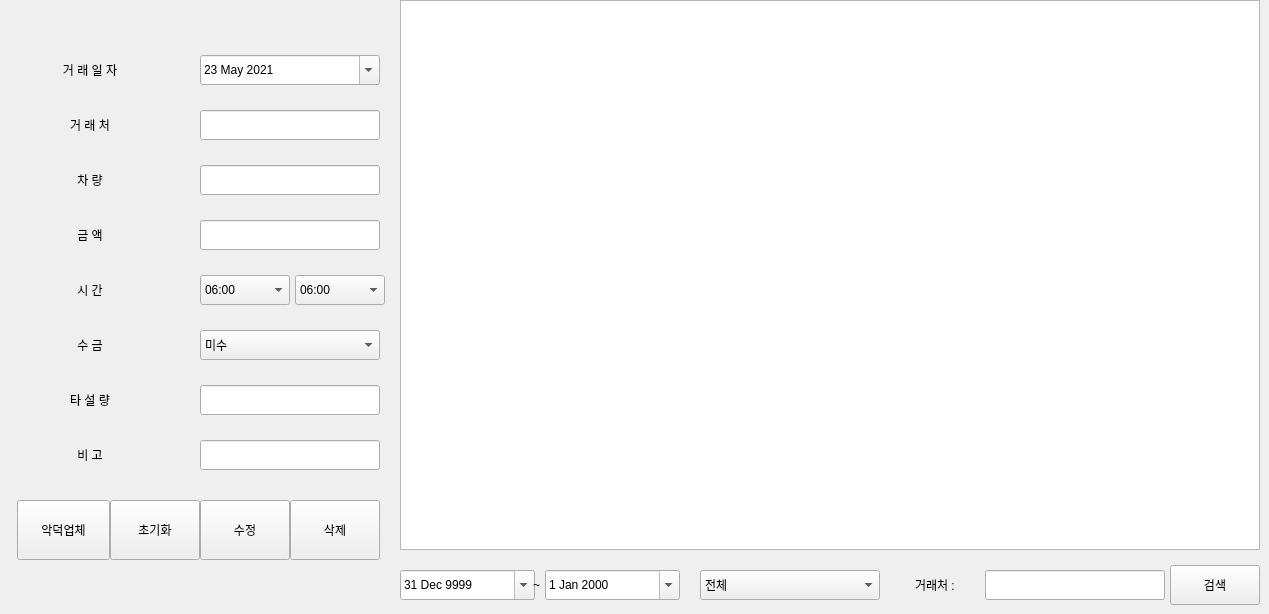
    <widget class="QWidget" name="tab2ModifyData">
     <attribute name="title">
      <string>자료 수정 및 삭제</string>
     </attribute>
     <widget class="QLabel" name="labelCompanyTab2">
      <property name="geometry">
       <rect>
        <x>30</x>
        <y>110</y>
        <width>120</width>
        <height>30</height>
       </rect>
      </property>
      <property name="text">
       <string>거 래 처</string>
      </property>
      <property name="alignment">
       <set>Qt::AlignCenter</set>
      </property>
      <property name="wordWrap">
       <bool>true</bool>
      </property>
     </widget>
     <widget class="QLabel" name="labelAmountTab2">
      <property name="geometry">
       <rect>
        <x>30</x>
        <y>385</y>
        <width>120</width>
        <height>30</height>
       </rect>
      </property>
      <property name="text">
       <string>타 설 량</string>
      </property>
      <property name="alignment">
       <set>Qt::AlignCenter</set>
      </property>
     </widget>
     <widget class="QLabel" name="labelCollectTab2">
      <property name="geometry">
       <rect>
        <x>30</x>
        <y>330</y>
        <width>120</width>
        <height>30</height>
       </rect>
      </property>
      <property name="text">
       <string>수 금</string>
      </property>
      <property name="alignment">
       <set>Qt::AlignCenter</set>
      </property>
     </widget>
     <widget class="QLabel" name="labelPriceTab2">
      <property name="geometry">
       <rect>
        <x>30</x>
        <y>220</y>
        <width>120</width>
        <height>30</height>
       </rect>
      </property>
      <property name="text">
       <string>금 액</string>
      </property>
      <property name="alignment">
       <set>Qt::AlignCenter</set>
      </property>
     </widget>
     <widget class="QPushButton" name="buttonBlackTab2">
      <property name="geometry">
       <rect>
        <x>17</x>
        <y>500</y>
        <width>93</width>
        <height>60</height>
       </rect>
      </property>
      <property name="text">
       <string>악덕업체</string>
      </property>
      <property name="autoDefault">
       <bool>false</bool>
      </property>
      <property name="default">
       <bool>false</bool>
      </property>
      <property name="flat">
       <bool>false</bool>
      </property>
     </widget>
     <widget class="QLabel" name="labelCarTab2">
      <property name="geometry">
       <rect>
        <x>30</x>
        <y>165</y>
        <width>120</width>
        <height>30</height>
       </rect>
      </property>
      <property name="text">
       <string>차 량</string>
      </property>
      <property name="alignment">
       <set>Qt::AlignCenter</set>
      </property>
     </widget>
     <widget class="QLabel" name="labelTimeTab2">
      <property name="geometry">
       <rect>
        <x>30</x>
        <y>275</y>
        <width>120</width>
        <height>30</height>
       </rect>
      </property>
      <property name="text">
       <string>시 간</string>
      </property>
      <property name="alignment">
       <set>Qt::AlignCenter</set>
      </property>
     </widget>
     <widget class="QLineEdit" name="inputCarTab2">
      <property name="geometry">
       <rect>
        <x>200</x>
        <y>165</y>
        <width>180</width>
        <height>30</height>
       </rect>
      </property>
     </widget>
     <widget class="QPushButton" name="buttonModifyTab2">
      <property name="geometry">
       <rect>
        <x>200</x>
        <y>500</y>
        <width>90</width>
        <height>60</height>
       </rect>
      </property>
      <property name="text">
       <string>수정</string>
      </property>
     </widget>
     <widget class="QLineEdit" name="inputCompanyTab2">
      <property name="geometry">
       <rect>
        <x>200</x>
        <y>110</y>
        <width>180</width>
        <height>30</height>
       </rect>
      </property>
     </widget>
     <widget class="QComboBox" name="inputCollectTab2">
      <property name="geometry">
       <rect>
        <x>200</x>
        <y>330</y>
        <width>180</width>
        <height>30</height>
       </rect>
      </property>
      <item>
       <property name="text">
        <string>미수</string>
       </property>
      </item>
      <item>
       <property name="text">
        <string>수금</string>
       </property>
      </item>
     </widget>
     <widget class="QLineEdit" name="inputRemarkTab2">
      <property name="geometry">
       <rect>
        <x>200</x>
        <y>440</y>
        <width>180</width>
        <height>30</height>
       </rect>
      </property>
     </widget>
     <widget class="QTableView" name="tableDataTab2">
      <property name="geometry">
       <rect>
        <x>400</x>
        <y>0</y>
        <width>860</width>
        <height>550</height>
       </rect>
      </property>
      <property name="editTriggers">
       <set>QAbstractItemView::NoEditTriggers</set>
      </property>
     </widget>
     <widget class="QLabel" name="labelRemarkTab2">
      <property name="geometry">
       <rect>
        <x>30</x>
        <y>440</y>
        <width>120</width>
        <height>30</height>
       </rect>
      </property>
      <property name="text">
       <string>비 고</string>
      </property>
      <property name="alignment">
       <set>Qt::AlignCenter</set>
      </property>
     </widget>
     <widget class="QLineEdit" name="inputAmountTab2">
      <property name="geometry">
       <rect>
        <x>200</x>
        <y>385</y>
        <width>180</width>
        <height>30</height>
       </rect>
      </property>
     </widget>
     <widget class="QLineEdit" name="inputPriceTab2">
      <property name="geometry">
       <rect>
        <x>200</x>
        <y>220</y>
        <width>180</width>
        <height>30</height>
       </rect>
      </property>
     </widget>
     <widget class="QLabel" name="labelDateTab2">
      <property name="geometry">
       <rect>
        <x>30</x>
        <y>55</y>
        <width>120</width>
        <height>30</height>
       </rect>
      </property>
      <property name="text">
       <string>거 래 일 자</string>
      </property>
      <property name="alignment">
       <set>Qt::AlignCenter</set>
      </property>
     </widget>
     <widget class="QDateEdit" name="inputDateTab2">
      <property name="geometry">
       <rect>
        <x>200</x>
        <y>55</y>
        <width>180</width>
        <height>30</height>
       </rect>
      </property>
      <property name="dateTime">
       <datetime>
        <hour>0</hour>
        <minute>0</minute>
        <second>0</second>
        <year>2021</year>
        <month>5</month>
        <day>23</day>
       </datetime>
      </property>
      <property name="calendarPopup">
       <bool>true</bool>
      </property>
     </widget>
     <widget class="QPushButton" name="buttonResetTab2">
      <property name="geometry">
       <rect>
        <x>110</x>
        <y>500</y>
        <width>90</width>
        <height>60</height>
       </rect>
      </property>
      <property name="text">
       <string>초기화</string>
      </property>
      <property name="autoDefault">
       <bool>false</bool>
      </property>
      <property name="default">
       <bool>false</bool>
      </property>
      <property name="flat">
       <bool>false</bool>
      </property>
     </widget>
     <widget class="QPushButton" name="buttonDeleteTab2">
      <property name="geometry">
       <rect>
        <x>290</x>
        <y>500</y>
        <width>90</width>
        <height>60</height>
       </rect>
      </property>
      <property name="text">
       <string>삭제</string>
      </property>
      <property name="autoDefault">
       <bool>false</bool>
      </property>
      <property name="default">
       <bool>false</bool>
      </property>
      <property name="flat">
       <bool>false</bool>
      </property>
     </widget>
     <widget class="QDateEdit" name="inputSearchDateStartTab2">
      <property name="geometry">
       <rect>
        <x>400</x>
        <y>570</y>
        <width>135</width>
        <height>30</height>
       </rect>
      </property>
      <property name="dateTime">
       <datetime>
        <hour>0</hour>
        <minute>0</minute>
        <second>0</second>
        <year>9999</year>
        <month>12</month>
        <day>31</day>
       </datetime>
      </property>
      <property name="calendarPopup">
       <bool>true</bool>
      </property>
     </widget>
     <widget class="QDateEdit" name="inputSearchDateEndTab2">
      <property name="geometry">
       <rect>
        <x>545</x>
        <y>570</y>
        <width>135</width>
        <height>30</height>
       </rect>
      </property>
      <property name="calendarPopup">
       <bool>true</bool>
      </property>
     </widget>
     <widget class="QComboBox" name="inputSearchCollectTab2">
      <property name="geometry">
       <rect>
        <x>700</x>
        <y>570</y>
        <width>180</width>
        <height>30</height>
       </rect>
      </property>
      <item>
       <property name="text">
        <string>전체</string>
       </property>
      </item>
      <item>
       <property name="text">
        <string>미수</string>
       </property>
      </item>
      <item>
       <property name="text">
        <string>수금</string>
       </property>
      </item>
     </widget>
     <widget class="QLabel" name="labelSearchDateTab2">
      <property name="geometry">
       <rect>
        <x>533</x>
        <y>570</y>
        <width>15</width>
        <height>30</height>
       </rect>
      </property>
      <property name="text">
       <string>~</string>
      </property>
     </widget>
     <widget class="QLabel" name="labelSearchCompanyTab2">
      <property name="geometry">
       <rect>
        <x>915</x>
        <y>570</y>
        <width>70</width>
        <height>30</height>
       </rect>
      </property>
      <property name="text">
       <string>거래처 :</string>
      </property>
     </widget>
     <widget class="QLineEdit" name="inputSearchCompanyTab2">
      <property name="geometry">
       <rect>
        <x>985</x>
        <y>570</y>
        <width>180</width>
        <height>30</height>
       </rect>
      </property>
     </widget>
     <widget class="QPushButton" name="buttonSearchTab2">
      <property name="geometry">
       <rect>
        <x>1170</x>
        <y>565</y>
        <width>90</width>
        <height>40</height>
       </rect>
      </property>
      <property name="text">
       <string>검색</string>
      </property>
     </widget>
     <widget class="QComboBox" name="inputTimeEndTab2">
      <property name="geometry">
       <rect>
        <x>295</x>
        <y>275</y>
        <width>90</width>
        <height>30</height>
       </rect>
      </property>
      <item>
       <property name="text">
        <string>06:00</string>
       </property>
      </item>
      <item>
       <property name="text">
        <string>06:30</string>
       </property>
      </item>
      <item>
       <property name="text">
        <string>07:00</string>
       </property>
      </item>
      <item>
       <property name="text">
        <string>07:30</string>
       </property>
      </item>
      <item>
       <property name="text">
        <string>08:00</string>
       </property>
      </item>
      <item>
       <property name="text">
        <string>08:30</string>
       </property>
      </item>
      <item>
       <property name="text">
        <string>09:00</string>
       </property>
      </item>
      <item>
       <property name="text">
        <string>09:30</string>
       </property>
      </item>
      <item>
       <property name="text">
        <string>10:00</string>
       </property>
      </item>
      <item>
       <property name="text">
        <string>10:30</string>
       </property>
      </item>
      <item>
       <property name="text">
        <string>11:00</string>
       </property>
      </item>
      <item>
       <property name="text">
        <string>11:30</string>
       </property>
      </item>
      <item>
       <property name="text">
        <string>12:00</string>
       </property>
      </item>
      <item>
       <property name="text">
        <string>12:30</string>
       </property>
      </item>
      <item>
       <property name="text">
        <string>13:00</string>
       </property>
      </item>
      <item>
       <property name="text">
        <string>13:30</string>
       </property>
      </item>
      <item>
       <property name="text">
        <string>14:00</string>
       </property>
      </item>
      <item>
       <property name="text">
        <string>14:30</string>
       </property>
      </item>
      <item>
       <property name="text">
        <string>15:00</string>
       </property>
      </item>
      <item>
       <property name="text">
        <string>15:30</string>
       </property>
      </item>
      <item>
       <property name="text">
        <string>16:00</string>
       </property>
      </item>
      <item>
       <property name="text">
        <string>16:30</string>
       </property>
      </item>
      <item>
       <property name="text">
        <string>17:00</string>
       </property>
      </item>
      <item>
       <property name="text">
        <string>17:30</string>
       </property>
      </item>
      <item>
       <property name="text">
        <string>18:00</string>
       </property>
      </item>
      <item>
       <property name="text">
        <string>18:30</string>
       </property>
      </item>
      <item>
       <property name="text">
        <string>19:00</string>
       </property>
      </item>
      <item>
       <property name="text">
        <string>19:30</string>
       </property>
      </item>
      <item>
       <property name="text">
        <string>20:00</string>
       </property>
      </item>
      <item>
       <property name="text">
        <string>20:30</string>
       </property>
      </item>
      <item>
       <property name="text">
        <string>21:00</string>
       </property>
      </item>
      <item>
       <property name="text">
        <string>21:30</string>
       </property>
      </item>
      <item>
       <property name="text">
        <string>22:00</string>
       </property>
      </item>
     </widget>
     <widget class="QComboBox" name="inputTimeStartTab2">
      <property name="geometry">
       <rect>
        <x>200</x>
        <y>275</y>
        <width>90</width>
        <height>30</height>
       </rect>
      </property>
      <item>
       <property name="text">
        <string>06:00</string>
       </property>
      </item>
      <item>
       <property name="text">
        <string>06:30</string>
       </property>
      </item>
      <item>
       <property name="text">
        <string>07:00</string>
       </property>
      </item>
      <item>
       <property name="text">
        <string>07:30</string>
       </property>
      </item>
      <item>
       <property name="text">
        <string>08:00</string>
       </property>
      </item>
      <item>
       <property name="text">
        <string>08:30</string>
       </property>
      </item>
      <item>
       <property name="text">
        <string>09:00</string>
       </property>
      </item>
      <item>
       <property name="text">
        <string>09:30</string>
       </property>
      </item>
      <item>
       <property name="text">
        <string>10:00</string>
       </property>
      </item>
      <item>
       <property name="text">
        <string>10:30</string>
       </property>
      </item>
      <item>
       <property name="text">
        <string>11:00</string>
       </property>
      </item>
      <item>
       <property name="text">
        <string>11:30</string>
       </property>
      </item>
      <item>
       <property name="text">
        <string>12:00</string>
       </property>
      </item>
      <item>
       <property name="text">
        <string>12:30</string>
       </property>
      </item>
      <item>
       <property name="text">
        <string>13:00</string>
       </property>
      </item>
      <item>
       <property name="text">
        <string>13:30</string>
       </property>
      </item>
      <item>
       <property name="text">
        <string>14:00</string>
       </property>
      </item>
      <item>
       <property name="text">
        <string>14:30</string>
       </property>
      </item>
      <item>
       <property name="text">
        <string>15:00</string>
       </property>
      </item>
      <item>
       <property name="text">
        <string>15:30</string>
       </property>
      </item>
      <item>
       <property name="text">
        <string>16:00</string>
       </property>
      </item>
      <item>
       <property name="text">
        <string>16:30</string>
       </property>
      </item>
      <item>
       <property name="text">
        <string>17:00</string>
       </property>
      </item>
      <item>
       <property name="text">
        <string>17:30</string>
       </property>
      </item>
      <item>
       <property name="text">
        <string>18:00</string>
       </property>
      </item>
      <item>
       <property name="text">
        <string>18:30</string>
       </property>
      </item>
      <item>
       <property name="text">
        <string>19:00</string>
       </property>
      </item>
      <item>
       <property name="text">
        <string>19:30</string>
       </property>
      </item>
      <item>
       <property name="text">
        <string>20:00</string>
       </property>
      </item>
      <item>
       <property name="text">
        <string>20:30</string>
       </property>
      </item>
      <item>
       <property name="text">
        <string>21:00</string>
       </property>
      </item>
      <item>
       <property name="text">
        <string>21:30</string>
       </property>
      </item>
      <item>
       <property name="text">
        <string>22:00</string>
       </property>
      </item>
     </widget>
    </widget>
